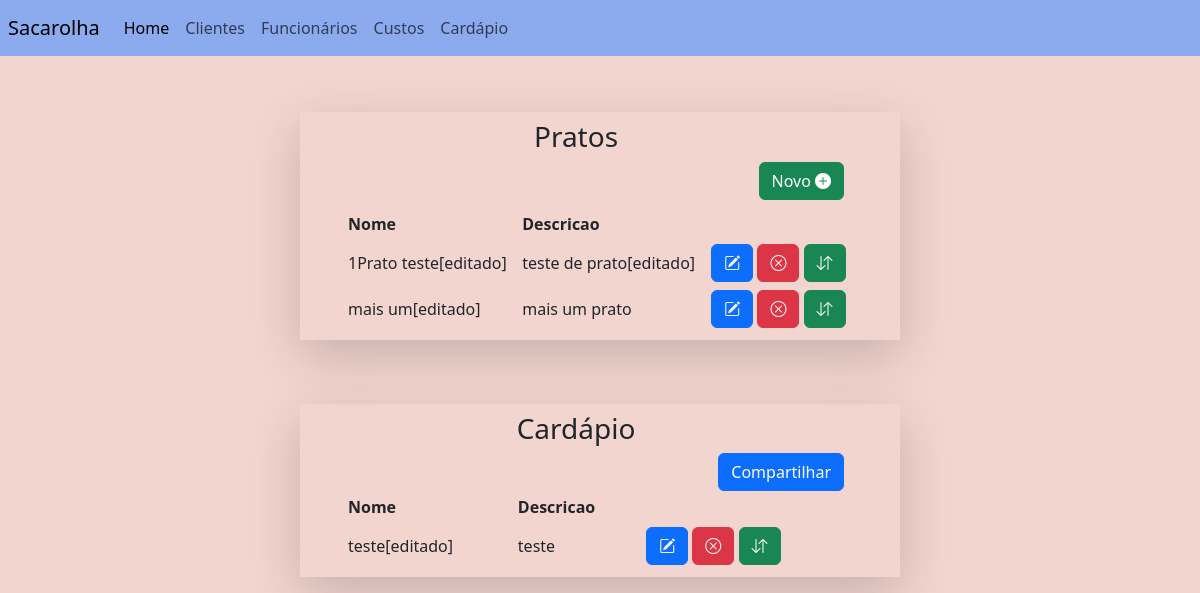
The page /cardapio_list (signed in) on the database its author committed.
### main/models.py (models this page shows, shortened)
class Cardapio(models.Model):
	user = models.ForeignKey(User, on_delete=models.CASCADE, null=True)
	name = models.CharField(max_length = 200)
	description = models.CharField(max_length = 200, blank=True)
	state = models.BooleanField(default=False)

### main/views.py (the view)
# urls.py: path('cardapio_list', views.CardapioListView.as_view(), name='cardapio_list'),
class CardapioListView(LoginRequiredMixin, ListView):
    login_url = "login"
    template_name = "main/cardapio/cardapio_list.html"
    model = Cardapio

### main/templates/main/cardapio/cardapio_list.html (shortened to what this page needs)
{%extends "base.html"%}
{%block navbar%}
{%include 'navbar.html'%}
{%endblock navbar%}
{%block content%}
<div align="right" class='pe-5' >
	<h3 align="center">Pratos</h3>
<a class='btn btn-success h1' href={%url 'cardapio_create'%} method='GET'class='h3'>Novo					<i class="bi bi-plus-circle-fill"></i></a>
{%include "main/cardapio/cardapio_table.html"%}
</div>
{%endblock content%}
{%block content_2%}
<div align="right" class='pe-5' >
	<h3 align="center">Cardápio</h3>
{%include "main/cardapio/cardapio_dia_table.html"%}
</div>
{%endblock content_2%}

### main/templates/main/cardapio/cardapio_table.html
<div class='row ps-5 justify-content-center'>
<table class=" table-sm">
<thead>
	<tr>
		<th>Nome</th>
		<th>Descricao</th>
		<th></th>
	</tr>
</thead>
<tbody>
	{%for object in object_list%}
		{%if object.state == False%}
		<tr>
			<td scope="row">{{object.name}}</td>
			<td scope="row">{{object.description}}</td>
			<td><a href="{%url 'cardapio_update' object.id%}" class='btn btn-primary'>
				<i class="bi bi-pencil-square"></i>
			</a>
			<a href="{%url 'cardapio_delete' object.id%}"class='btn btn-danger'>
				<i class="bi bi-x-circle"></i>
			</a>
			<a href="{%url 'adicionar_cardapio' object.id%}"class='btn btn-success'>
				<i class="bi bi-arrow-down-up"></i>
			</a>
			</td>
		</tr>
		{%endif%}
	{%endfor%}
</tbody>
</table>
</div>

### main/templates/main/cardapio/cardapio_dia_table.html (shortened to what this page needs)
<div class='row ps-5 justify-content-center'>
<table class=" table-sm">
<thead>
	<tr>
		<th>Nome</th>
		<th>Descricao</th>
		<th></th>
	</tr>
</thead>
<tbody>
	<form method="POST" action="/share">
	{%for object in object_list%}
		{%if object.state == True%}
		<tr>
			<td scope="row">{{object.name}}</td>
			<td scope="row">{{object.description}}</td>
			<td><a href="{%url 'cardapio_update' object.id%}" class='btn btn-primary'>
				<i class="bi bi-pencil-square"></i>
			</a>
			<a href="{%url 'cardapio_delete' object.id%}"class='btn btn-danger'>
				<i class="bi bi-x-circle"></i>
			</a>
			<a href="{%url 'adicionar_cardapio' object.id%}"class='btn btn-success'>
				<i class="bi bi-arrow-down-up"></i>
			</a>
			</td>
		</tr>
		{%endif%}
	{%endfor%}
		<a><input type="submit" value="Compartilhar" class= "btn btn-primary"> </input> </a>
	</form>
</table>
</div>

### rows shown on the page
Cardapio: name "1Prato teste[editado]", description "teste de prato[editado]"
Cardapio: name "mais um[editado]", description "mais um prato"
Cardapio: name "teste[editado]", description "teste"
